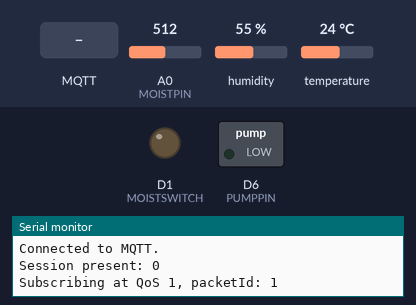
A sketch run on a simulated ESP8266 (NodeMCU). On the bench: switched loads named in the sketch (green lamp = pin HIGH), output pins drawn as LEDs (lit = HIGH), the last lines printed to the serial monitor. Inputs (shaded band) come from the test bench; at power-on: A0 (MOISTPIN) = 512, humidity 55 %, temperature 24 °C. WiFi joins after 1.5 s; servers stay silent unless stated; no MQTT or app messages arrive unless stated; not simulated (calls return 0 or success): arduino_wifi_secrets.h, arduino_mqtt_secrets.h; pins used as bus, display or sensor lines are not drawn.

Above: at 2.4 s.
2.5 s: MQTT message "1" arrives on the first subscribed topic
At 3.3 s:
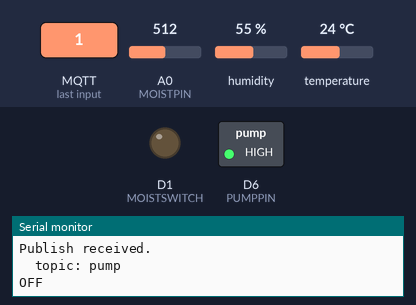
11.6 s: MQTT message "ON" arrives on the first subscribed topic
At 20.05 s:
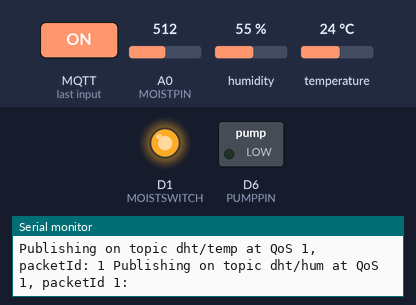
21.6 s: MQTT message "0" arrives on the first subscribed topic
At 30.05 s:
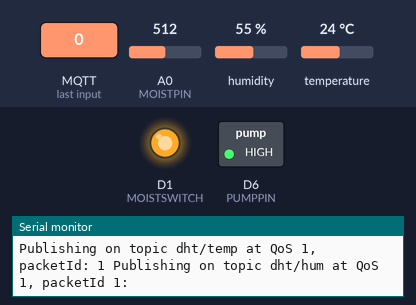
Timing chart, 0 to 31.6 s (numbered marks = the images above; inputs shaded):
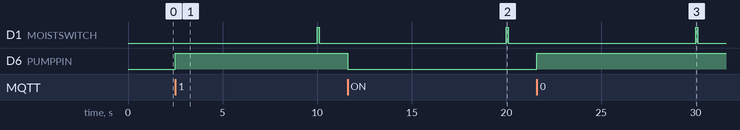

Measured:
- after the input at 2.5 s, D6 (PUMPPIN): LOW → HIGH at once
- after the input at 11.6 s, D6 (PUMPPIN): HIGH → LOW at once
- after the input at 21.6 s, D6 (PUMPPIN): LOW → HIGH at once

The sketch:

dht_moist_pub.ino
```cpp
#include <ESP8266WiFi.h>
#include <Ticker.h>
#include <AsyncMqttClient.h>
#include "DHTesp.h"
#include <arduino_wifi_secrets.h>
#include <arduino_mqtt_secrets.h>

// #define MQTT_HOST IPAddress(192, 168, 1, XXX)
#define MQTT_HOST MQTT_SERVER
#define MQTT_PORT 1883

// MQTT Topics
#define MQTT_PUB_TEMP "dht/temp"
#define MQTT_PUB_HUM "dht/hum"
#define MQTT_MOIST "moist"
#define MQTT_PUMP "pump"

// adjust value while testing the sensor
static const int dry = 715; // dry sensor
static const int wet = 288; // wet sensor

// Digital pins
#define DHTPIN D3
#define DHTSWITCH D2
#define MOISTPIN A0
#define MOISTSWITCH D1
#define PUMPPIN D6

DHTesp dht;

float temp;
float hum;
int percentageHumidity;
int sensorVal;

AsyncMqttClient mqttClient;
Ticker mqttReconnectTimer;

WiFiEventHandler wifiConnectHandler;
WiFiEventHandler wifiDisconnectHandler;
Ticker wifiReconnectTimer;

unsigned long previousMillis = 0;
const long interval = 10000;

void connectToWifi() {
    Serial.println("Connecting...");
    WiFi.begin(WIFI_SSID, WIFI_PASSWORD);
}

void onWifiConnect(const WiFiEventStationModeGotIP &event) {
    Serial.println("Connected.");
    connectToMqtt();
}

void onWifiDisconnect(const WiFiEventStationModeDisconnected &event) {
    Serial.println("Disconnected from Wi-Fi.");
    mqttReconnectTimer.detach();
    wifiReconnectTimer.once(2, connectToWifi);
}

void connectToMqtt() {
    Serial.println("Connecting to MQTT...");
    mqttClient.connect();
}

void onMqttConnect(bool sessionPresent) {
    Serial.println("Connected to MQTT.");
    Serial.print("Session present: ");
    Serial.println(sessionPresent);
    uint16_t packetIdSub = mqttClient.subscribe(MQTT_PUMP, 1);
    Serial.print("Subscribing at QoS 1, packetId: ");
    Serial.println(packetIdSub);
}

void onMqttDisconnect(AsyncMqttClientDisconnectReason reason) {
    Serial.println("Disconnected from MQTT.");
    if (WiFi.isConnected()) {
        mqttReconnectTimer.once(2, connectToMqtt);
    }
}

void onMqttPublish(uint16_t packetId) {
    Serial.print("Publish acknowledged.");
    Serial.print("  packetId: ");
    Serial.println(packetId);
}

void onMqttSubscribe(uint16_t packetId, uint8_t qos) {
    Serial.println("Subscribe acknowledged.");
    Serial.print("  packetId: ");
    Serial.println(packetId);
    Serial.print("  qos: ");
    Serial.println(qos);
}

void onMqttUnsubscribe(uint16_t packetId) {
    Serial.println("Unsubscribe acknowledged.");
    Serial.print("  packetId: ");
    Serial.println(packetId);
}

void onMqttMessage(char *topic, char *payload, AsyncMqttClientMessageProperties properties, size_t len, size_t index,
                   size_t total) {
    Serial.println("Publish received.");
    Serial.print("  topic: ");
    Serial.println(topic);
    String s = String(payload).substring(0, len);
    if (s == "ON") {
        digitalWrite(PUMPPIN, LOW);
        Serial.println("ON");
    } else {
        digitalWrite(PUMPPIN, HIGH);
        Serial.println("OFF");
    }
}

void pubMoisture() {
    digitalWrite(MOISTSWITCH, HIGH);
    delay(100);
    sensorVal = analogRead(MOISTPIN);
    Serial.printf("Sensorval: %i \n", sensorVal);
    digitalWrite(MOISTSWITCH, LOW);
    percentageHumidity = map(sensorVal, wet, dry, 100, 0);
    // Publish an MQTT message on topic dht/temp
    uint16_t packetIdPub0 = mqttClient.publish(MQTT_MOIST, 1, true, String(percentageHumidity).c_str());
    Serial.printf("Publishing on topic %s at QoS 1, packetId: %i ", MQTT_MOIST, packetIdPub0);
    Serial.printf("Message: %i \n", percentageHumidity);
}

void pubDHT() {
    digitalWrite(DHTSWITCH, HIGH);
    //bug DHT11 = 1000 else 2000
    delay(dht.getMinimumSamplingPeriod() * 2);
    // DHT sensor readings
    hum = dht.getHumidity();
    Serial.printf("Hum: %.2f \n", hum);
    // Read temperature as Celsius (the default)
    temp = dht.getTemperature();
    Serial.printf("Temp: %.2f \n", temp);

    digitalWrite(DHTSWITCH, LOW);

    // Publish an MQTT message on topic dht/temp
    uint16_t packetIdPub1 = mqttClient.publish(MQTT_PUB_TEMP, 1, true, String(temp).c_str());
    Serial.printf("Publishing on topic %s at QoS 1, packetId: %i ", MQTT_PUB_TEMP, packetIdPub1);

    // Publish an MQTT message on topic dht/hum
    uint16_t packetIdPub2 = mqttClient.publish(MQTT_PUB_HUM, 1, true, String(hum).c_str());
    Serial.printf("Publishing on topic %s at QoS 1, packetId %i: ", MQTT_PUB_HUM, packetIdPub2);
}

void setup() {
    Serial.begin(115200);
    Serial.println();

    dht.setup(DHTPIN, DHTesp::DHT11);

    pinMode(PUMPPIN, OUTPUT);
    pinMode(DHTSWITCH, OUTPUT);
    pinMode(MOISTSWITCH, OUTPUT);

    wifiConnectHandler = WiFi.onStationModeGotIP(onWifiConnect);
    wifiDisconnectHandler = WiFi.onStationModeDisconnected(onWifiDisconnect);

    mqttClient.onConnect(onMqttConnect);
    mqttClient.onDisconnect(onMqttDisconnect);
    mqttClient.onSubscribe(onMqttSubscribe);
    mqttClient.onUnsubscribe(onMqttUnsubscribe);
    mqttClient.onMessage(onMqttMessage);
    mqttClient.onPublish(onMqttPublish);
    mqttClient.setServer(MQTT_HOST, MQTT_PORT);
    //mqttClient.setCredentials("REPlACE_WITH_YOUR_USER", "REPLACE_WITH_YOUR_PASSWORD");

    connectToWifi();
}

void loop() {
    unsigned long currentMillis = millis();
    // Every X number of seconds (interval = 10 seconds) it publishes a new MQTT message
    if (currentMillis - previousMillis >= interval) {
        previousMillis = currentMillis;
        pubMoisture();
        pubDHT();
    }
}
```
